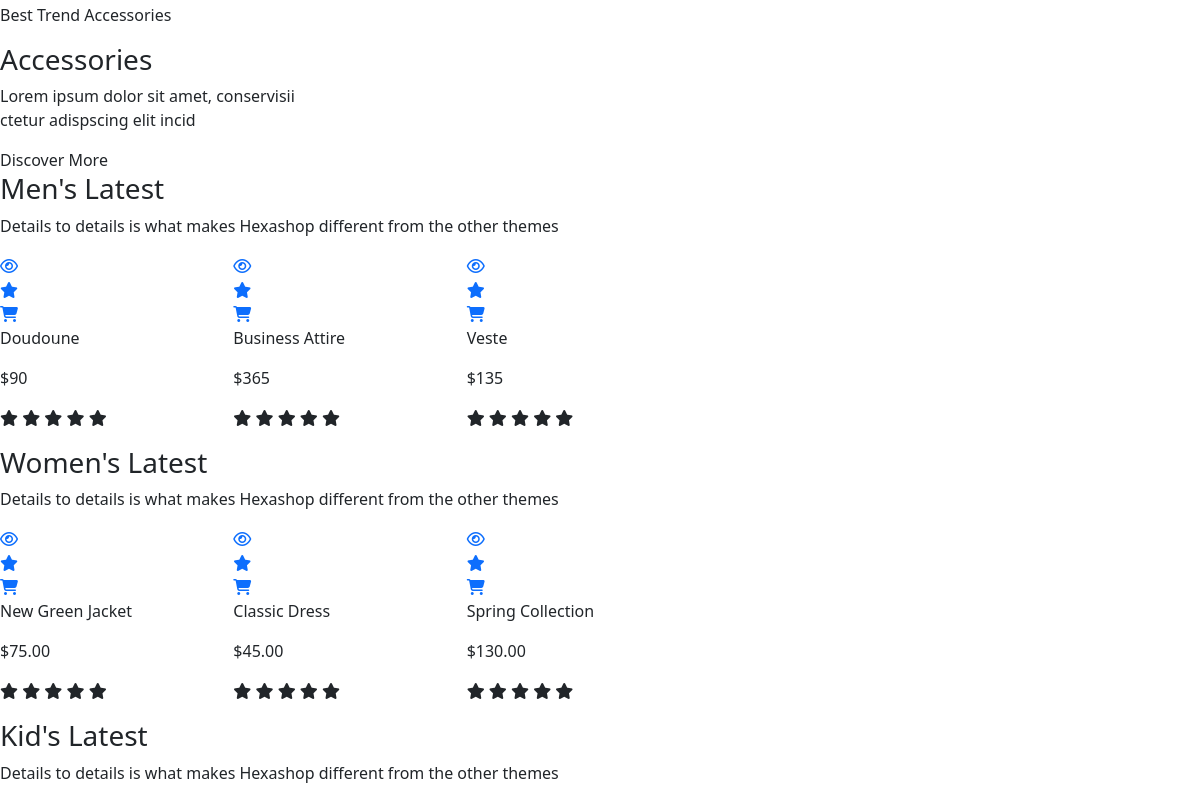
Before: /other/index2.php (middle part) with the older database file.
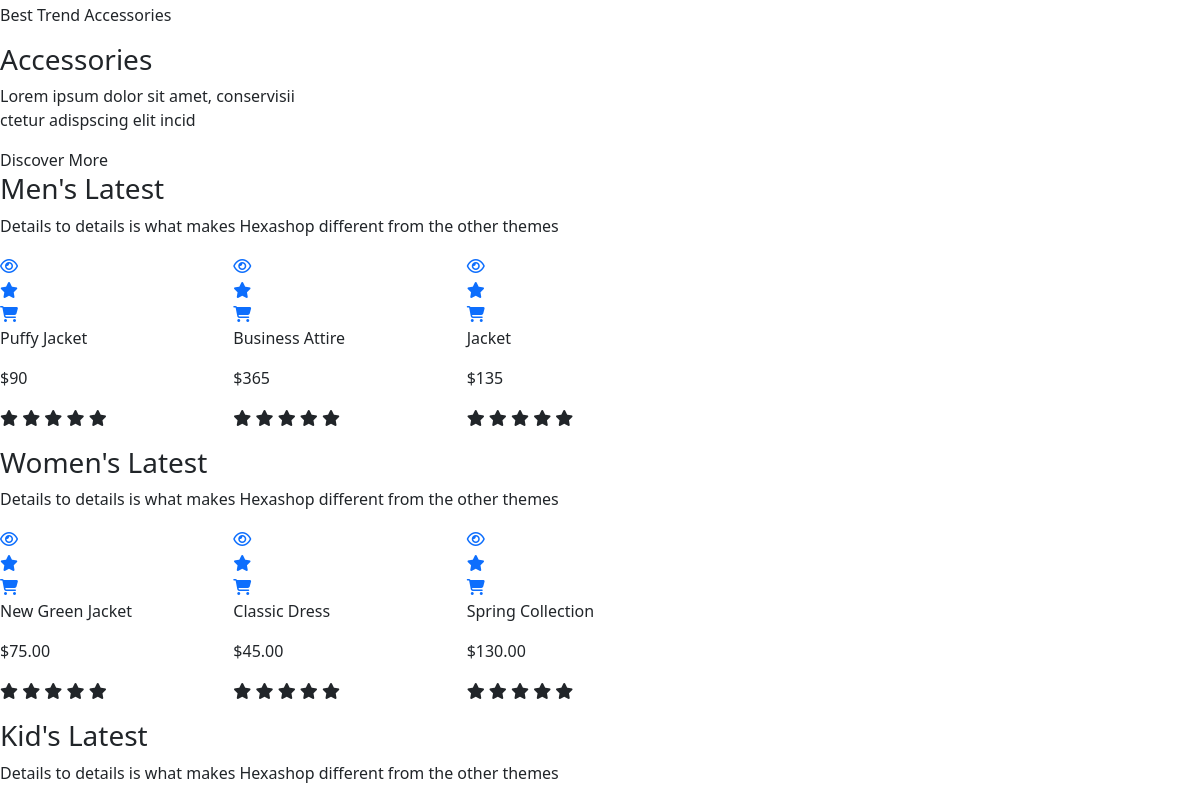
After: the same page with the newer database file.
### tables this page shows
CREATE TABLE IF NOT EXISTS `menclothes` (
  `clothes id` int(11) NOT NULL AUTO_INCREMENT,
  `title` varchar(128) NOT NULL,
  `description` text NOT NULL,
  `price` decimal(10,0) NOT NULL,
  `imagepath` text NOT NULL,
  PRIMARY KEY (`clothes id`)
);

### functions.php (called while the page is built, shortened)
<?php
function findMenClothes($db) {
    $menclothesStatement = $db->prepare('SELECT * FROM menclothes');
    $menclothesStatement->execute();
    $menclothes = $menclothesStatement->fetchAll();
    return $menclothes;
}

### other/index2.php (the view, shortened to what the changed rows need)
<?php
    include('functions.php');
    $db = dbconnect();
    $menclothes = findMenClothes($db);
?>
<!DOCTYPE html>
<html>
<head>
    <link rel="stylesheet" href="https://cdnjs.cloudflare.com/ajax/libs/bootstrap/5.0.1/css/bootstrap.min.css" />
    <link rel="stylesheet" href="style.php" type="text/css" />
    <link href="assets/fontawesome/css/all.css" rel="stylesheet">
</head>
<body id="body">
    <section class="second-section">
        <div class="col-7">
            <div id="first-carousel" class="carousel slide" data-bs-ride="carousel">
                <div class="carousel-inner" role="listbox">
                    <div class="carousel-item active">
                        <div class="d-flex">
                            <div class="col-4">
                                <div>
                                    <div class="carousel-text">
                                        <div>
                                            <p><?php echo $menclothes[0]['title'] ?></p>
                                            <p>$<?php echo $menclothes[0]['price'] ?></p>
                                        </div>
                                    </div>
                                </div>
                            </div>
                            <div class="col-4">
                                <div>
                                    <div class="carousel-text">
                                        <div>
                                            <p><?php echo $menclothes[2]['title'] ?></p>
                                            <p>$<?php echo $menclothes[2]['price'] ?></p>
                                        </div>
                                    </div>
                                </div>
                            </div>
                        </div>
                    </div>
                </div>
            </div>
        </div>
    </section>
</body>
</html>

Changed rows visible on the page:
changed menclothes: title "Doudoune" → "Puffy Jacket"
changed menclothes: title "Veste" → "Jacket"
